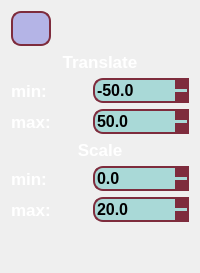
      <widget class="QWidget" name="page_3">
       <layout class="QVBoxLayout" name="verticalLayout_5">
        <item>
         <widget class="QToolButton" name="toolButto_back_to_modelCamera">
          <property name="minimumSize">
           <size>
            <width>40</width>
            <height>35</height>
           </size>
          </property>
          <property name="maximumSize">
           <size>
            <width>40</width>
            <height>35</height>
           </size>
          </property>
          <property name="cursor">
           <cursorShape>PointingHandCursor</cursorShape>
          </property>
          <property name="styleSheet">
           <string notr="true">QToolButton {
border-radius: 10px;
border: 2px solid rgb(126, 44, 61); 
background-color: rgb(180, 180, 230);
}
QToolButton:pressed {
    background-color: qlineargradient(x1: 0, y1: 0, x2: 0, y2: 1,
                                      stop: 0 #BEBEBE, stop: 1 #D7D7D7);
}
QToolButton:hover {
	border: 2px solid black;
}</string>
          </property>
          <property name="text">
           <string/>
          </property>
          <property name="icon">
           <iconset resource="../icons.qrc">
            <normaloff>:/icons_ui/back_settings_model.png</normaloff>:/icons_ui/back_settings_model.png</iconset>
          </property>
          <property name="iconSize">
           <size>
            <width>25</width>
            <height>25</height>
           </size>
          </property>
         </widget>
        </item>
        <item>
         <widget class="QLabel" name="label_13">
          <property name="styleSheet">
           <string notr="true">font-family: &quot;Comic Sans MS&quot;;
font: bold 17px;
color: white;</string>
          </property>
          <property name="text">
           <string>Translate</string>
          </property>
          <property name="alignment">
           <set>Qt::AlignHCenter|Qt::AlignTop</set>
          </property>
         </widget>
        </item>
        <item>
         <layout class="QHBoxLayout" name="horizontalLayout_25" stretch="1,0">
          <item>
           <widget class="QLabel" name="label_14">
            <property name="styleSheet">
             <string notr="true">font-family: &quot;Comic Sans MS&quot;;
font: bold 17px;
color: white;</string>
            </property>
            <property name="text">
             <string>min:</string>
            </property>
           </widget>
          </item>
          <item>
           <widget class="QDoubleSpinBox" name="doubleSpinBox_min_translate">
            <property name="cursor">
             <cursorShape>PointingHandCursor</cursorShape>
            </property>
            <property name="styleSheet">
             <string notr="true">QDoubleSpinBox {
	border: 2px solid rgb(126, 44, 61); ;
	border-radius: 10px;
	background: rgb(169, 217, 215);
	font: bold 16px;
	color: black;
	font-family: &quot;Comic Sans MS&quot;;
 }
 QDoubleSpinBox::up-button {
	 subcontrol-origin: border;
     subcontrol-position: top right;
	background: rgb(126, 44, 61);
     height: 11px;
	width: 14px;
 }
 QDoubleSpinBox::down-button {
     subcontrol-origin: border;
     subcontrol-position: bottom right;
	background: rgb(126, 44, 61);
	height: 11px;
	width: 14px;
 }
QDoubleSpinBox::down-button:hover {
    background-color: lightgray;
}
QDoubleSpinBox::up-button:hover {
    background-color: lightgray;
}
QDoubleSpinBox::down-button:pressed {
    background-color: qlineargradient(x1: 0, y1: 0, x2: 0, y2: 1,
                                      stop: 0 #BEBEBE, stop: 1 #D7D7D7);
}
QDoubleSpinBox::up-button:pressed {
    background-color: qlineargradient(x1: 0, y1: 0, x2: 0, y2: 1,
                                      stop: 0 #BEBEBE, stop: 1 #D7D7D7);
}</string>
            </property>
            <property name="decimals">
             <number>1</number>
            </property>
            <property name="minimum">
             <double>-2000000.000000000000000</double>
            </property>
            <property name="maximum">
             <double>2000000.000000000000000</double>
            </property>
            <property name="value">
             <double>-50.000000000000000</double>
            </property>
           </widget>
          </item>
         </layout>
        </item>
        <item>
         <layout class="QHBoxLayout" name="horizontalLayout_26" stretch="1,0">
          <item>
           <widget class="QLabel" name="label_15">
            <property name="styleSheet">
             <string notr="true">font-family: &quot;Comic Sans MS&quot;;
font: bold 17px;
color: white;</string>
            </property>
            <property name="text">
             <string>max:</string>
            </property>
           </widget>
          </item>
          <item>
           <widget class="QDoubleSpinBox" name="doubleSpinBox_max_translate">
            <property name="cursor">
             <cursorShape>PointingHandCursor</cursorShape>
            </property>
            <property name="styleSheet">
             <string notr="true">QDoubleSpinBox {
	border: 2px solid rgb(126, 44, 61); ;
	border-radius: 10px;
	background: rgb(169, 217, 215);
	font: bold 16px;
	color: black;
	font-family: &quot;Comic Sans MS&quot;;
 }
 QDoubleSpinBox::up-button {
	 subcontrol-origin: border;
     subcontrol-position: top right;
	background: rgb(126, 44, 61);
     height: 11px;
	width: 14px;
 }
 QDoubleSpinBox::down-button {
     subcontrol-origin: border;
     subcontrol-position: bottom right;
	background: rgb(126, 44, 61);
	height: 11px;
	width: 14px;
 }
QDoubleSpinBox::down-button:hover {
    background-color: lightgray;
}
QDoubleSpinBox::up-button:hover {
    background-color: lightgray;
}
QDoubleSpinBox::down-button:pressed {
    background-color: qlineargradient(x1: 0, y1: 0, x2: 0, y2: 1,
                                      stop: 0 #BEBEBE, stop: 1 #D7D7D7);
}
QDoubleSpinBox::up-button:pressed {
    background-color: qlineargradient(x1: 0, y1: 0, x2: 0, y2: 1,
                                      stop: 0 #BEBEBE, stop: 1 #D7D7D7);
}</string>
            </property>
            <property name="decimals">
             <number>1</number>
            </property>
            <property name="minimum">
             <double>-2000000.000000000000000</double>
            </property>
            <property name="maximum">
             <double>2000000.000000000000000</double>
            </property>
            <property name="value">
             <double>50.000000000000000</double>
            </property>
           </widget>
          </item>
         </layout>
        </item>
        <item>
         <widget class="QLabel" name="label_16">
          <property name="styleSheet">
           <string notr="true">font-family: &quot;Comic Sans MS&quot;;
font: bold 17px;
color: white;</string>
          </property>
          <property name="text">
           <string>Scale</string>
          </property>
          <property name="alignment">
           <set>Qt::AlignCenter</set>
          </property>
         </widget>
        </item>
        <item>
         <layout class="QHBoxLayout" name="horizontalLayout_27" stretch="1,0">
          <item>
           <widget class="QLabel" name="label_17">
            <property name="styleSheet">
             <string notr="true">font-family: &quot;Comic Sans MS&quot;;
font: bold 17px;
color: white;</string>
            </property>
            <property name="text">
             <string>min:</string>
            </property>
           </widget>
          </item>
          <item>
           <widget class="QDoubleSpinBox" name="doubleSpinBox_min_scale">
            <property name="cursor">
             <cursorShape>PointingHandCursor</cursorShape>
            </property>
            <property name="styleSheet">
             <string notr="true">QDoubleSpinBox {
	border: 2px solid rgb(126, 44, 61); ;
	border-radius: 10px;
	background: rgb(169, 217, 215);
	font: bold 16px;
	color: black;
	font-family: &quot;Comic Sans MS&quot;;
 }
 QDoubleSpinBox::up-button {
	 subcontrol-origin: border;
     subcontrol-position: top right;
	background: rgb(126, 44, 61);
     height: 11px;
	width: 14px;
 }
 QDoubleSpinBox::down-button {
     subcontrol-origin: border;
     subcontrol-position: bottom right;
	background: rgb(126, 44, 61);
	height: 11px;
	width: 14px;
 }
QDoubleSpinBox::down-button:hover {
    background-color: lightgray;
}
QDoubleSpinBox::up-button:hover {
    background-color: lightgray;
}
QDoubleSpinBox::down-button:pressed {
    background-color: qlineargradient(x1: 0, y1: 0, x2: 0, y2: 1,
                                      stop: 0 #BEBEBE, stop: 1 #D7D7D7);
}
QDoubleSpinBox::up-button:pressed {
    background-color: qlineargradient(x1: 0, y1: 0, x2: 0, y2: 1,
                                      stop: 0 #BEBEBE, stop: 1 #D7D7D7);
}</string>
            </property>
            <property name="decimals">
             <number>1</number>
            </property>
            <property name="minimum">
             <double>-2000000.000000000000000</double>
            </property>
            <property name="maximum">
             <double>2000000.000000000000000</double>
            </property>
           </widget>
          </item>
         </layout>
        </item>
        <item>
         <layout class="QHBoxLayout" name="horizontalLayout_28" stretch="1,0">
          <property name="spacing">
           <number>6</number>
          </property>
          <item>
           <widget class="QLabel" name="label_18">
            <property name="styleSheet">
             <string notr="true">font-family: &quot;Comic Sans MS&quot;;
font: bold 17px;
color: white;</string>
            </property>
            <property name="text">
             <string>max:</string>
            </property>
           </widget>
          </item>
          <item>
           <widget class="QDoubleSpinBox" name="doubleSpinBox_max_scale">
            <property name="cursor">
             <cursorShape>PointingHandCursor</cursorShape>
            </property>
            <property name="styleSheet">
             <string notr="true">QDoubleSpinBox {
	border: 2px solid rgb(126, 44, 61); ;
	border-radius: 10px;
	background: rgb(169, 217, 215);
	font: bold 16px;
	color: black;
	font-family: &quot;Comic Sans MS&quot;;
 }
 QDoubleSpinBox::up-button {
	 subcontrol-origin: border;
     subcontrol-position: top right;
	background: rgb(126, 44, 61);
     height: 11px;
	width: 14px;
 }
 QDoubleSpinBox::down-button {
     subcontrol-origin: border;
     subcontrol-position: bottom right;
	background: rgb(126, 44, 61);
	height: 11px;
	width: 14px;
 }
QDoubleSpinBox::down-button:hover {
    background-color: lightgray;
}
QDoubleSpinBox::up-button:hover {
    background-color: lightgray;
}
QDoubleSpinBox::down-button:pressed {
    background-color: qlineargradient(x1: 0, y1: 0, x2: 0, y2: 1,
                                      stop: 0 #BEBEBE, stop: 1 #D7D7D7);
}
QDoubleSpinBox::up-button:pressed {
    background-color: qlineargradient(x1: 0, y1: 0, x2: 0, y2: 1,
                                      stop: 0 #BEBEBE, stop: 1 #D7D7D7);
}</string>
            </property>
            <property name="decimals">
             <number>1</number>
            </property>
            <property name="minimum">
             <double>-2000000.000000000000000</double>
            </property>
            <property name="maximum">
             <double>2000000.000000000000000</double>
            </property>
            <property name="value">
             <double>20.000000000000000</double>
            </property>
           </widget>
          </item>
         </layout>
        </item>
        <item>
         <spacer name="verticalSpacer_4">
          <property name="orientation">
           <enum>Qt::Vertical</enum>
          </property>
          <property name="sizeHint" stdset="0">
           <size>
            <width>20</width>
            <height>40</height>
           </size>
          </property>
         </spacer>
        </item>
       </layout>
      </widget>
